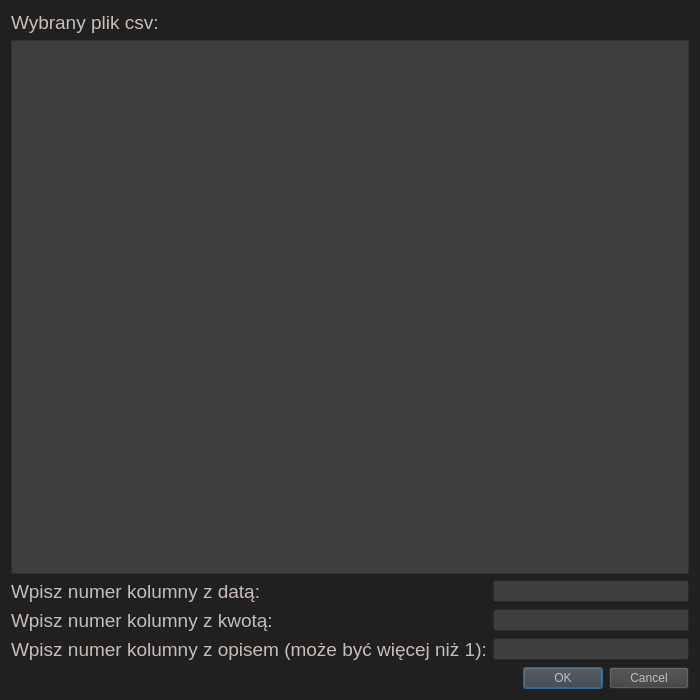
<?xml version="1.0" encoding="UTF-8"?>
<ui version="4.0">
 <class>choose_columns_csv</class>
 <widget class="QDialog" name="choose_columns_csv">
  <property name="geometry">
   <rect>
    <x>0</x>
    <y>0</y>
    <width>700</width>
    <height>700</height>
   </rect>
  </property>
  <property name="windowTitle">
   <string>Dialog</string>
  </property>
  <property name="styleSheet">
   <string notr="true">QDialog { background-color: #202020 }

QLabel { color: #c8beb7 }

QTableWidget { 
	color: #c8beb7;
	background-color: #3e3e3e
}

QHeaderView::section:horizontal {
    background-color: #3e3e3e; 
}


QHeaderView::section:vertical {
    background-color: #3e3e3e; 
}

QScrollBar {
	background-color: #3e3e3e
}

QLineEdit {
	color: #c8beb7;
	background-color: #3e3e3e
}

QDialogButtonBox QPushButton {
	background-color: #3e3e3e;
	color: #c8beb7
}
</string>
  </property>
  <layout class="QGridLayout" name="gridLayout">
   <item row="0" column="0">
    <widget class="QLabel" name="label">
     <property name="font">
      <font>
       <pointsize>14</pointsize>
      </font>
     </property>
     <property name="text">
      <string>Wybrany plik csv:</string>
     </property>
    </widget>
   </item>
   <item row="1" column="0" colspan="2">
    <widget class="QTableWidget" name="table_csv">
     <property name="font">
      <font>
       <pointsize>12</pointsize>
      </font>
     </property>
     <property name="editTriggers">
      <set>QAbstractItemView::NoEditTriggers</set>
     </property>
    </widget>
   </item>
   <item row="2" column="0">
    <widget class="QLabel" name="label_2">
     <property name="font">
      <font>
       <pointsize>14</pointsize>
      </font>
     </property>
     <property name="text">
      <string>Wpisz numer kolumny z datą:</string>
     </property>
    </widget>
   </item>
   <item row="2" column="1">
    <widget class="QLineEdit" name="date_column"/>
   </item>
   <item row="3" column="0">
    <widget class="QLabel" name="label_3">
     <property name="font">
      <font>
       <pointsize>14</pointsize>
      </font>
     </property>
     <property name="text">
      <string>Wpisz numer kolumny z kwotą:</string>
     </property>
    </widget>
   </item>
   <item row="3" column="1">
    <widget class="QLineEdit" name="amount_column"/>
   </item>
   <item row="4" column="0">
    <widget class="QLabel" name="label_4">
     <property name="font">
      <font>
       <pointsize>14</pointsize>
      </font>
     </property>
     <property name="text">
      <string>Wpisz numer kolumny z opisem (może być więcej niż 1):</string>
     </property>
    </widget>
   </item>
   <item row="4" column="1">
    <widget class="QLineEdit" name="description_column"/>
   </item>
   <item row="5" column="0" colspan="2">
    <widget class="QDialogButtonBox" name="buttonBox">
     <property name="orientation">
      <enum>Qt::Horizontal</enum>
     </property>
     <property name="standardButtons">
      <set>QDialogButtonBox::Cancel|QDialogButtonBox::Ok</set>
     </property>
    </widget>
   </item>
  </layout>
 </widget>
 <resources/>
 <connections>
  <connection>
   <sender>buttonBox</sender>
   <signal>accepted()</signal>
   <receiver>choose_columns_csv</receiver>
   <slot>accept()</slot>
   <hints>
    <hint type="sourcelabel">
     <x>248</x>
     <y>254</y>
    </hint>
    <hint type="destinationlabel">
     <x>157</x>
     <y>274</y>
    </hint>
   </hints>
  </connection>
  <connection>
   <sender>buttonBox</sender>
   <signal>rejected()</signal>
   <receiver>choose_columns_csv</receiver>
   <slot>reject()</slot>
   <hints>
    <hint type="sourcelabel">
     <x>316</x>
     <y>260</y>
    </hint>
    <hint type="destinationlabel">
     <x>286</x>
     <y>274</y>
    </hint>
   </hints>
  </connection>
 </connections>
</ui>
